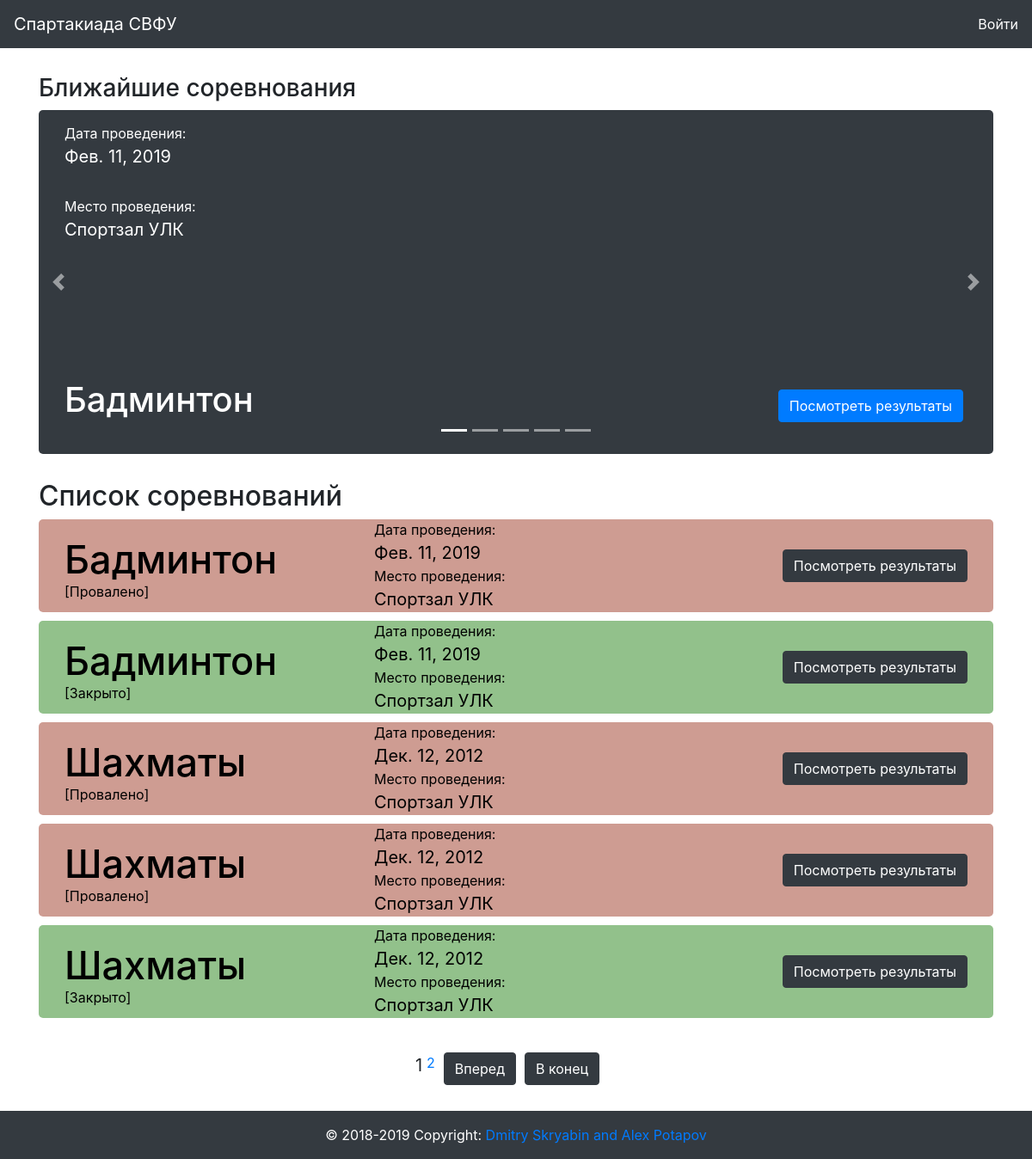
The page / on the database its author committed.
### sport/models.py (models this page shows, shortened)
class Competition(models.Model):
    date = models.DateField(verbose_name = "Дата соревнования", default=datetime.date.today())
    place = models.ForeignKey(Place, verbose_name = "Место проведения", null = True, blank = True, on_delete = models.CASCADE)
    sport = models.ForeignKey(Sport, verbose_name = "Вид Спорта", db_index = True, on_delete = models.CASCADE)
    result = models.BooleanField(verbose_name="Проведено", default = False)

class Place(models.Model):
    name = models.CharField(verbose_name="Название", max_length=200)
    address = models.CharField(verbose_name="Адрес", max_length=300)

class Sport(models.Model):
    type = models.CharField(choices=SportType, verbose_name="Тип спорта", max_length=10)
    name = models.CharField(verbose_name="Вид спорта", max_length=200, db_index=True)
    class Meta:
        ordering = ['name']
        verbose_name = "вид спорта"
        verbose_name_plural = "виды спорта"

### svfusport/views.py (the view)
# urls.py: path('', views.index),
def index(request):
    args={}
    args['date_now'] = date.today()
    data = Competition.objects.all().order_by("-date")
    args['competition_5'] = data[:5]
    paginator = Paginator(data, 5)
    page = request.GET.get('page')
    args['competition'] = paginator.get_page(page)
    return render(request, 'main.html', args)

### templates/main.html (shortened to what this page needs)
{% extends 'index.html' %}
{% block main %}
<div class="row">
  <div class="container-fluid">
    <div class="container competition-slider-container">
      <h3>Ближайшие соревнования</h3>
      <div id="carouselExampleIndicators" class="carousel slide" data-ride="carousel">
        <ol class="carousel-indicators">
          <li data-target="#carouselExampleIndicators" data-slide-to="0" class="active"></li>
          <li data-target="#carouselExampleIndicators" data-slide-to="1"></li>
          <li data-target="#carouselExampleIndicators" data-slide-to="2"></li>
          <li data-target="#carouselExampleIndicators" data-slide-to="3"></li>
          <li data-target="#carouselExampleIndicators" data-slide-to="4"></li>
        </ol>
        <div class="carousel-inner">
          {% for item in competition_5 %}
          <div class="carousel-item" id="active-trigger">
            <div class="container bg-dark competition-slider">
              <div class="col-6">
                <p>Дата проведения: <br><span class="competition-span">{{ item.date }}</span></p>
                <p>Место проведения: <br><span class="competition-span">{{ item.place.name }}</span></p>
                <h3>{{ item.sport.name }}</h3>
              </div>
              <div class="col-6">
                <a href="{% url 'sport:teamresult' item.id %}" class="btn btn-primary competition-slider-info-btn">Посмотреть результаты</a>
              </div>
            </div>
          </div>
          {% endfor %}
        </div>
        <a class="carousel-control-prev" href="#carouselExampleIndicators" role="button" data-slide="prev">
          <span class="carousel-control-prev-icon" aria-hidden="true"></span>
        </a>
        <a class="carousel-control-next" href="#carouselExampleIndicators" role="button" data-slide="next">
          <span class="carousel-control-next-icon" aria-hidden="true"></span>
        </a>
      </div>
    </div>
    <div class="container competition-list-container">
      <h2>Список соревнований</h2>
      {% for item in competition %}
        <div class="container competition-container-main">
          <div class="col-4">
            <h3>{{ item.sport.name }}</h3>
            {% if item.result %}
              <p class="result_yes" style="margin-top: -30px;
              ">[Закрыто]</p>
            {% elif item.date < date_now and not item.result %}
              <p class="result_failed" style="margin-top: -30px;
              ">[Провалено]</p>
            {% else %}
              <p class="result_no" style="margin-top: -30px;
              ">[Открыто]</p>
            {% endif %}
          </div>
          <div class="col-4">
            <p>Дата проведения: <br><span class="competition-span">{{ item.date }}</span></p>
            <p>Место проведения: <br><span class="competition-span">{{ item.place.name }}</span></p>
          </div>
          <div class="col-4">
            {% if user.is_authenticated %}
            <div class="dropdown">
              <button class="btn btn-dark dropdown-toggle competition-btn" type="button" id="dropdownMenuButton" data-toggle="dropdown" aria-haspopup="true" aria-expanded="false">
                Операции
              </button>
              <div class="dropdown-menu" aria-labelledby="dropdownMenuButton">
                <a class="dropdown-item" href="{% url 'sport:competitionedit' item.id %}">Редактировать</a>
                <a class="dropdown-item" href="{% url 'sport:form-create-view'%}">Подать заявку</a>
                <a class="dropdown-item" href="{% url 'sport:teamresult' item.id %}">Просмотр результатов</a>
              </div>
            </div>
            {% else %}
            <a href="{% url 'sport:teamresult' item.id %}"><button type="button" name="button" class="btn btn-dark competition-btn">Посмотреть результаты</button></a>
            {% endif %}
          </div>
        </div>
      {% endfor %}
    </div>
      <div class="pagination container">
          <div class="col-2">
          </div>
          <div class="col-8 d-flex flex-row justify-content-center">
            {% for num in competition.paginator.page_range %}
              {% if competition.number == num %}
              <span class="pagination-current">{{ num }}</span>
              {% elif num > competition.number|add:'-3' and num < competition.number|add:'3' %}
              <a class="" href="?page={{ num }}">{{ num }}</a>
              {% endif %}
            {% endfor %}
            {% if competition.has_next %}
              <a class="btn btn-dark" href="?page={{ competition.next_page_number }}">Вперед</a>
              <a class="btn btn-dark" href="?page={{ competition.paginator.num_pages }}">В конец</a>
            {% endif %}
          </div>
          <div class="col-2">
          </div>
    </div>
  </div>
</div>
{% endblock %}

### static0/css/style/style.css (style rules this page uses)
.competition-slider-container { margin-top: 30px; }
.competition-slider { height: 400px; width: 100%; border-radius: 5px; display: flex; }
.carousel-control-next { margin-right: -60px; }
.carousel-control-prev { margin-left: -60px; }
.competition-slider h3 { color: #fff; font-size: 40px; padding-top: 143px; }
.competition-slider p { color: #fff; padding-top: 15px; padding-right: 20px; }
.competition-slider-info-btn { float: right; margin-right: 5px; margin-bottom: 40px; margin-top: 325px; }
.competition-list-container { margin-top: 30px; }
.competition-container-main { background:#D3D5DE; color: #000; border-radius: 5px; display: flex; margin-bottom: 10px; }
.competition-container-main h3 { padding-top: 20px; font-size: 45px; padding-bottom: 20px; color: black; }
.competition-container-main p { margin-bottom: 0px; }
.competition-span { font-size: 20px; }
.competition-btn { float: right; margin-top: 35px; }
.pagination { padding-top: 30px; padding-bottom: 30px; }
.pagination a { margin-left: 5px; margin-right: 5px; }
.pagination-current { font-size: 20px; }

### rows shown on the page
Competition: date "Фев. 11, 2019", place.name "Спортзал УЛК", sport.name "Бадминтон", result "[Провалено]"
Competition: sport.name "Бадминтон", result "[Закрыто]", date "Фев. 11, 2019", place.name "Спортзал УЛК"
Competition: sport.name "Шахматы", result "[Провалено]", date "Дек. 12, 2012", place.name "Спортзал УЛК"
Competition: sport.name "Шахматы", result "[Провалено]", date "Дек. 12, 2012", place.name "Спортзал УЛК"
Competition: sport.name "Шахматы", result "[Закрыто]", date "Дек. 12, 2012", place.name "Спортзал УЛК"

### other values the page prints
{{ num }} "1"
{{ num }} "2"
